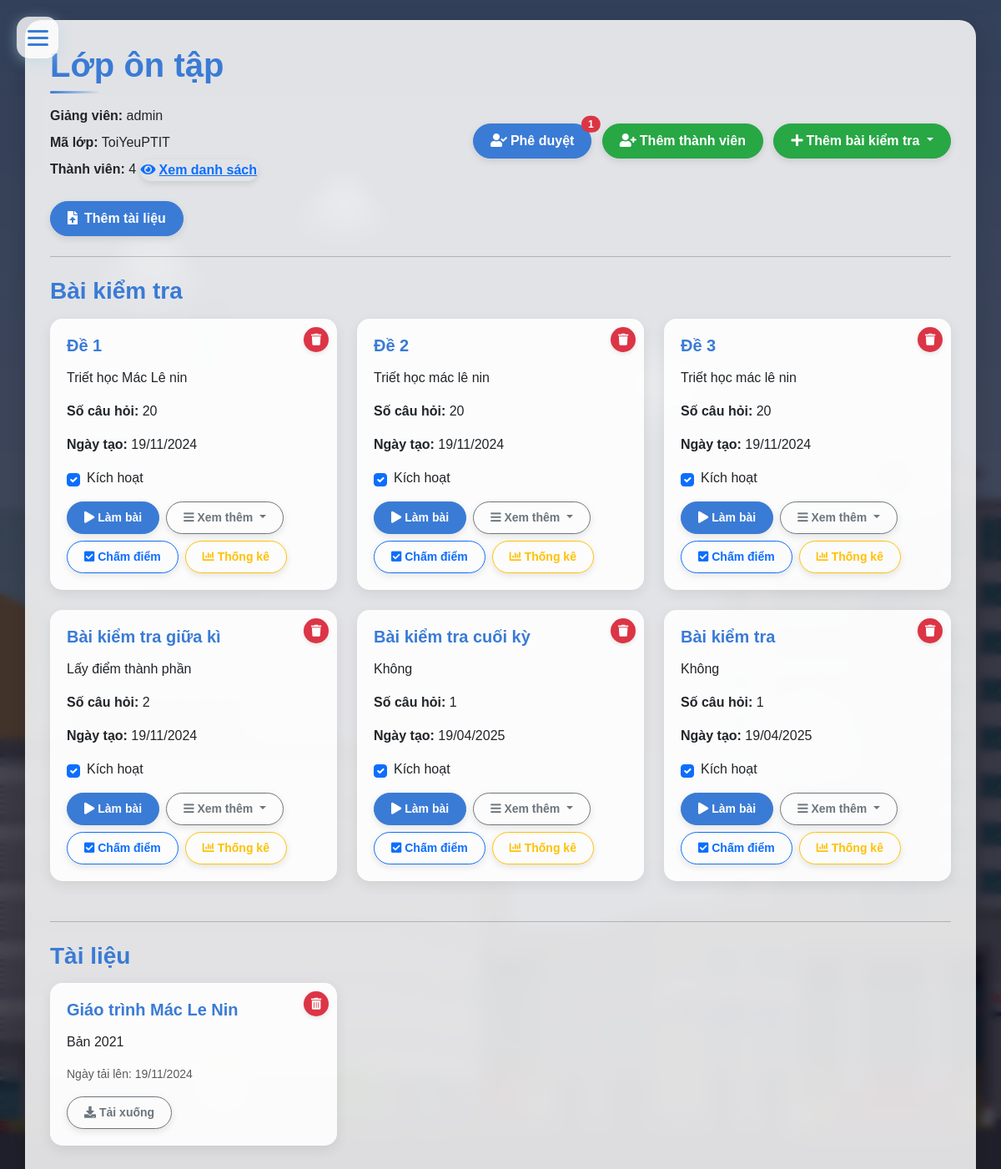
Screenshot of /myclass/class_detail/5/ (signed in) with the database file from the repository.
### allClass/models.py (models this page shows, shortened)
class MyClass(models.Model):
    name = models.TextField()
    instructor = models.ForeignKey(User, on_delete=models.CASCADE, related_name='instructed_classes')
    students = models.ManyToManyField(User, related_name='classes')
    code = models.CharField(max_length=10, unique=True, null=True)
    class Meta:
        verbose_name = "Class"
        verbose_name_plural = "Classes"

### quiz/models.py (models this page shows, shortened)
class Quiz(models.Model):
    QUIZ_TYPES = [
        ('NORMAL', 'Bài kiểm tra thông thường'),
        ('PDF', 'Bài kiểm tra PDF'),
    ]
    id = models.AutoField(primary_key=True)
    title = models.CharField(max_length=255)
    description = models.TextField()
    class_id = models.ForeignKey(MyClass, on_delete=models.CASCADE, null=True, blank=True)
    category = models.ForeignKey(Category, on_delete=models.CASCADE,null=True, blank=True)
    quiz_file = models.FileField(upload_to='quiz/' , null=True, blank=True)
    quiz_type = models.CharField(max_length=10, choices=QUIZ_TYPES, default='NORMAL')
    created_at = models.DateTimeField(auto_now_add=True)
    updated_at = models.DateTimeField(auto_now=True)
    duration = models.IntegerField(default=45)
    total_questions = models.IntegerField()
    instructor = models.ForeignKey(User, on_delete=models.CASCADE,null=True, blank=True)
    active = models.BooleanField(default=False)
    class Meta:
        verbose_name_plural = 'Quizzes'

class Document(models.Model):
    myclass = models.ForeignKey(MyClass, on_delete=models.CASCADE, related_name='documents')
    title = models.CharField(max_length=255)
    description = models.TextField(blank=True, null=True)
    file = models.FileField(upload_to='documents/')
    upload_date = models.DateTimeField(auto_now_add=True)
    uploader = models.ForeignKey(User, on_delete=models.CASCADE)

### allClass/views.py (the view)
# urls.py: path('class_detail/<int:class_id>/', views.class_detail, name='class_detail'),
@login_required(login_url='login')
def class_detail(request, class_id):
    myclass = get_object_or_404(MyClass, id=class_id)
    documents = myclass.documents.all()
    for document in documents:
        document.absolute_url = request.build_absolute_uri(document.file.url)
    if request.user != myclass.instructor and request.user not in myclass.students.all():
        raise Http404("You do not have permission to access this class.")
    class_requests = ClassRequest.objects.filter(myclass=myclass, approved=False)
    quizzes = Quiz.objects.filter(class_id=myclass.id)
    student_count = myclass.students.count()
    student_list = myclass.students.all()
    instructor = myclass.instructor
    return render(request, 'inyourclass.html', {'class': myclass, 'class_requests': class_requests, 'quizzes': quizzes,'student_count': student_count,'student_list': student_list,'instructor': instructor, 'class_id': class_id})

### account/models.py (called while the page is built)
    def full_name(self):
        return self.user.first_name + ' ' + self.user.last_name

### templates/inyourclass.html (shortened to what this page needs)
{% load custom_tags %}
{% load static %}
<!DOCTYPE html>
<html lang="en">
<head>
    <link rel="stylesheet" href="/static/cssQuan/bootstrap.min.css">
    <link rel="stylesheet" href="/static/css/style.css">
    <link rel="stylesheet" href="/static/cssQuan/icon_all.min.css">
    <link rel="stylesheet" href="https://cdnjs.cloudflare.com/ajax/libs/font-awesome/5.15.4/css/all.min.css">
    <link href='https://unpkg.com/boxicons@2.1.4/css/boxicons.min.css' rel='stylesheet'>
</head>
<body class="fade-in">
    <div class="cloud cloud-1"></div>
    <div class="cloud cloud-2"></div>
    <div class="cloud cloud-3"></div>
    {% include "Components/newmenu.html" %}
    <div class="container mt-4">
        <div class="d-flex justify-content-between align-items-center mb-4">
            <div>
                <h1 class="class-header">{{ class.name }}</h1>
                <p class="mb-2"><strong>Giảng viên:</strong> {{ class.instructor.username }}</p>
                <p class="mb-2"><strong>Mã lớp:</strong> {{ class.code }}</p>
                <p class="mb-2">
                    <strong>Thành viên:</strong> {{ student_count }}
                    <button type="button" class="btn btn-link p-0" data-bs-toggle="modal" data-bs-target="#studentListModal">
                        <i class="fas fa-eye me-1"></i>Xem danh sách
                    </button>
                </p>
                {% if user == class.instructor %}
                    <button type="button" class="btn btn-primary mt-3" data-bs-toggle="modal" data-bs-target="#addDocumentModal">
                        <i class="fas fa-file-upload me-2"></i>Thêm tài liệu
                    </button>
                {% endif %}
            </div>
            <div>
                {% if user == class.instructor %}
                    <button type="button" class="btn btn-primary position-relative me-2" data-bs-toggle="modal" data-bs-target="#approveMembersModal">
                        <i class="fas fa-user-check me-1"></i>Phê duyệt
                        {% if class_requests %}
                            <span class="position-absolute top-0 start-100 translate-middle badge rounded-pill bg-danger">
                                {{ class_requests|length }}
                            </span>
                        {% endif %}
                    </button>
                    <button type="button" class="btn btn-success me-2" data-bs-toggle="modal" data-bs-target="#addMembersModal">
                        <i class="fas fa-user-plus me-1"></i>Thêm thành viên
                    </button>
                    <div class="dropdown d-inline-block">
                        <button class="btn btn-success dropdown-toggle" type="button" id="addQuizDropdown" data-bs-toggle="dropdown" aria-expanded="false">
                        <i class="fas fa-plus me-1"></i>Thêm bài kiểm tra
                        </button>
                    </div>
                {% endif %}
            </div>
        </div>
        <hr class="my-4">
        <h3 class="mb-3" style="color:#3a7bd5; font-weight:600;">Bài kiểm tra</h3>
        <div class="row">
            {% if quizzes %}
                {% for quiz in quizzes %}
                    <div class="col-md-4 mb-4">
                        <div class="card h-100">
                            <div class="card-body position-relative">
                                <h5 class="card-title">{{ quiz.title }}
                                    {% if user == class.instructor %}
                                        <button type="button" class="btn btn-danger btn-sm delete-btn" data-quiz-id="{{ quiz.id }}">
                                            <i class="fas fa-trash"></i>
                                        </button>
                                    {% endif %}
                                </h5>
                                <p class="card-text">{{ quiz.description }}</p>
                                <p class="card-text"><strong>Số câu hỏi:</strong> {{ quiz.total_questions }}</p>
                                <p class="card-text"><strong>Ngày tạo:</strong> {{ quiz.created_at|date:"d/m/Y" }}</p>
                                {% if user == class.instructor %}
                                    <div class="form-check mb-3">
                                        <form method="post" action="{% url 'activate_quiz' quiz.id %}" class="d-inline">
                                            <label class="form-check-label d-flex align-items-center">
                                                <input type="checkbox" class="form-check-input me-2" name="active" {% if quiz.active %}checked{% endif %} onchange="this.form.submit()">
                                                Kích hoạt
                                            </label>
                                        </form>
                                    </div>
                                {% endif %}
                                {% if quiz.active %}
                                    <div class="d-flex flex-wrap gap-2 mb-2">
                                        <a href="{% url 'start_quiz' quiz.id %}" class="btn btn-sm btn-primary">
                                            <i class="fas fa-play me-1"></i>Làm bài
                                        </a>
                                        <div class="dropdown d-inline">
                                            <button class="btn btn-sm btn-outline-secondary dropdown-toggle" type="button" id="quizActionsDropdown{{ quiz.id }}" data-bs-toggle="dropdown" aria-expanded="false">
                                                <i class="fas fa-bars me-1"></i>Xem thêm
                                            </button>
                                        </div>
                                    </div>
                                    {% if user == class.instructor %}
                                    <div class="d-flex flex-wrap gap-2">
                                        <a href="{% url 'mark_quiz' quiz.id %}" class="btn btn-sm btn-outline-primary">
                                            <i class="fas fa-check-square me-1"></i>Chấm điểm
                                        </a>
                                        <a href="{% url 'quiz_result_visualize' quiz.id %}" class="btn btn-sm btn-outline-warning">
                                            <i class="fas fa-chart-bar me-1"></i>Thống kê
                                        </a>
                                    </div>
                                    {% endif %}
                                {% else %}
                                    {% if user != class.instructor %}
                                        <p class="text-muted">Bài kiểm tra chưa được kích hoạt.</p>
                                    {% endif %}
                                {% endif %}
                            </div>
                        </div>
                    </div>
                {% endfor %}
            {% else %}
                <div class="col-12">
                    <div class="alert alert-info" role="alert">
                        <i class="fas fa-info-circle me-2"></i>Chưa có bài kiểm tra nào.
                    </div>
                </div>
            {% endif %}
        </div>
        <hr class="my-4">
        <h3 class="mb-3" style="color:#3a7bd5; font-weight:600;">Tài liệu</h3>
        <div class="row">
            {% if class.documents.all %}
                {% for document in class.documents.all %}
                    <div class="col-md-4 mb-4">
                        <div class="card h-100">
                            <div class="card-body">
                                <h5 class="card-title">{{ document.title }}
                                    {% if user == class.instructor %}
                                        <button type="button" class="btn btn-danger btn-sm delete-btn" data-document-id="{{ document.id }}">
                                            <i class="fas fa-trash-alt"></i>
                                        </button>
                                    {% endif %}
                                </h5>
                                <p class="card-text">{{ document.description }}</p>
                                <p class="card-text"><small class="text-muted">Ngày tải lên: {{ document.upload_date|date:"d/m/Y" }}</small></p>
                                <div class="mt-3">
                                    <a href="{{ document.file.url }}" class="btn btn-outline-secondary btn-sm" download>
                                        <i class="fas fa-download me-1"></i>Tải xuống
                                    </a>
                                </div>
                            </div>
                        </div>
                    </div>
                {% endfor %}
            {% else %}
                <div class="col-12">
                    <div class="alert alert-info" role="alert">
                        <i class="fas fa-info-circle me-2"></i>Chưa có tài liệu nào.
                    </div>
                </div>
            {% endif %}
        </div>
    </div>
</body>
</html>

### static/css/style.css (style rules this page uses)
* { font-family: 'Arial', 'Tahoma', 'Verdana', 'Roboto', 'Open Sans', sans-serif; }
body { background-image: url("../images/Bg1.jpg"); background-size: cover; background-repeat: no-repeat; background-attachment: fixed; background-position: center; }

### templates/inyourclass.html (style rules this page uses)
* { margin: 0; padding: 0; box-sizing: border-box; font-family: 'Arial', sans-serif; }
body { background-image: url('/static/images/Ptit.jpg'); background-size: cover; background-repeat: no-repeat; background-attachment: fixed; background-position: center; position: relative; min-height: 100vh; }
body::before { content: ''; position: fixed; top: 0; left: 0; width: 100%; height: 100%; background-color: rgba(0, 0, 20, 0.7); backdrop-filter: blur(5px); -webkit-backdrop-filter: blur(5px); z-index: -1; pointer-events: none; }
.cloud { position: absolute; background-color: rgba(255, 255, 255, 0.3); border-radius: 50%; box-shadow: 0 8px 16px rgba(255, 255, 255, 0.1); z-index: -1; opacity: 0.4; pointer-events: none; }
.cloud-1 { width: 120px; height: 60px; top: 20%; left: 10%; animation: float-1 25s linear infinite; }
.cloud-2 { width: 150px; height: 70px; top: 30%; left: 60%; animation: float-2 22s linear infinite; }
.cloud-3 { width: 100px; height: 50px; top: 15%; left: 30%; animation: float-3 30s linear infinite; }
.cloud::before, .cloud::after { content: ''; position: absolute; background-color: rgba(255, 255, 255, 0.3); border-radius: 50%; pointer-events: none; }
.cloud::before { width: 60%; height: 100%; top: -50%; left: 20%; }
.cloud::after { width: 50%; height: 100%; top: -30%; right: 20%; }
.fade-in { animation: fadeIn 0.5s ease-in; }
.container { background-color: rgba(255, 255, 255, 0.85); border-radius: 20px; box-shadow: 0 8px 32px rgba(0, 0, 0, 0.15); backdrop-filter: blur(10px); -webkit-backdrop-filter: blur(10px); padding: 30px; margin-top: 80px; margin-bottom: 50px; transition: all 0.3s ease; }
.class-header { color: #3a7bd5; font-weight: 700; position: relative; padding-bottom: 10px; margin-bottom: 15px; }
.class-header::after { content: ''; position: absolute; bottom: 0; left: 0; width: 60px; height: 3px; background: linear-gradient(90deg, #3a7bd5, transparent); border-radius: 3px; }
.card { border: none; border-radius: 15px; overflow: hidden; box-shadow: 0 5px 15px rgba(0, 0, 0, 0.08); transition: all 0.3s ease; height: 100%; background-color: rgba(255, 255, 255, 0.9); }
.card-body { padding: 20px; }
.card-title { font-size: 1.25rem; font-weight: 700; color: #3a7bd5; margin-bottom: 15px; }
.card .delete-btn { position: absolute; top: 10px; right: 10px; width: 30px; height: 30px; padding: 0 !important; display: flex; align-items: center; justify-content: center; border-radius: 50% !important; border: none !important; box-shadow: 0 2px 5px rgba(0, 0, 0, 0.1); }
.btn { border-radius: 30px; padding: 8px 20px; font-weight: 600; transition: all 0.3s ease; box-shadow: 0 3px 8px rgba(0, 0, 0, 0.1); }
.btn-primary { background-color: #3a7bd5; border-color: #3a7bd5; }
.btn-success { background-color: #28a745; border-color: #28a745; }
.cloud, .cloud::before, .cloud::after { pointer-events: none !important; }

### rows the page displays
MyClass: name "Lớp ôn tập", instructor.username "admin", code "ToiYeuPTIT"
Quiz: title "Đề 1", description "Triết học Mác Lê nin", total_questions "20", created_at "19/11/2024", active "☑"
Quiz: title "Đề 2", description "Triết học mác lê nin", total_questions "20", created_at "19/11/2024", active "☑"
Quiz: title "Đề 3", description "Triết học mác lê nin", total_questions "20", created_at "19/11/2024", active "☑"
Quiz: title "Bài kiểm tra giữa kì", description "Lấy điểm thành phần", total_questions "2", created_at "19/11/2024", active "☑"
Quiz: title "Bài kiểm tra cuối kỳ", description "Không", total_questions "1", created_at "19/04/2025", active "☑"
Quiz: title "Bài kiểm tra", description "Không", total_questions "1", created_at "19/04/2025", active "☑"
Document: title "Giáo trình Mác Le Nin", description "Bản 2021", upload_date "19/11/2024"

### other values shown
{{ student_count }} "4"
{{ class_requests|length }} "1"
